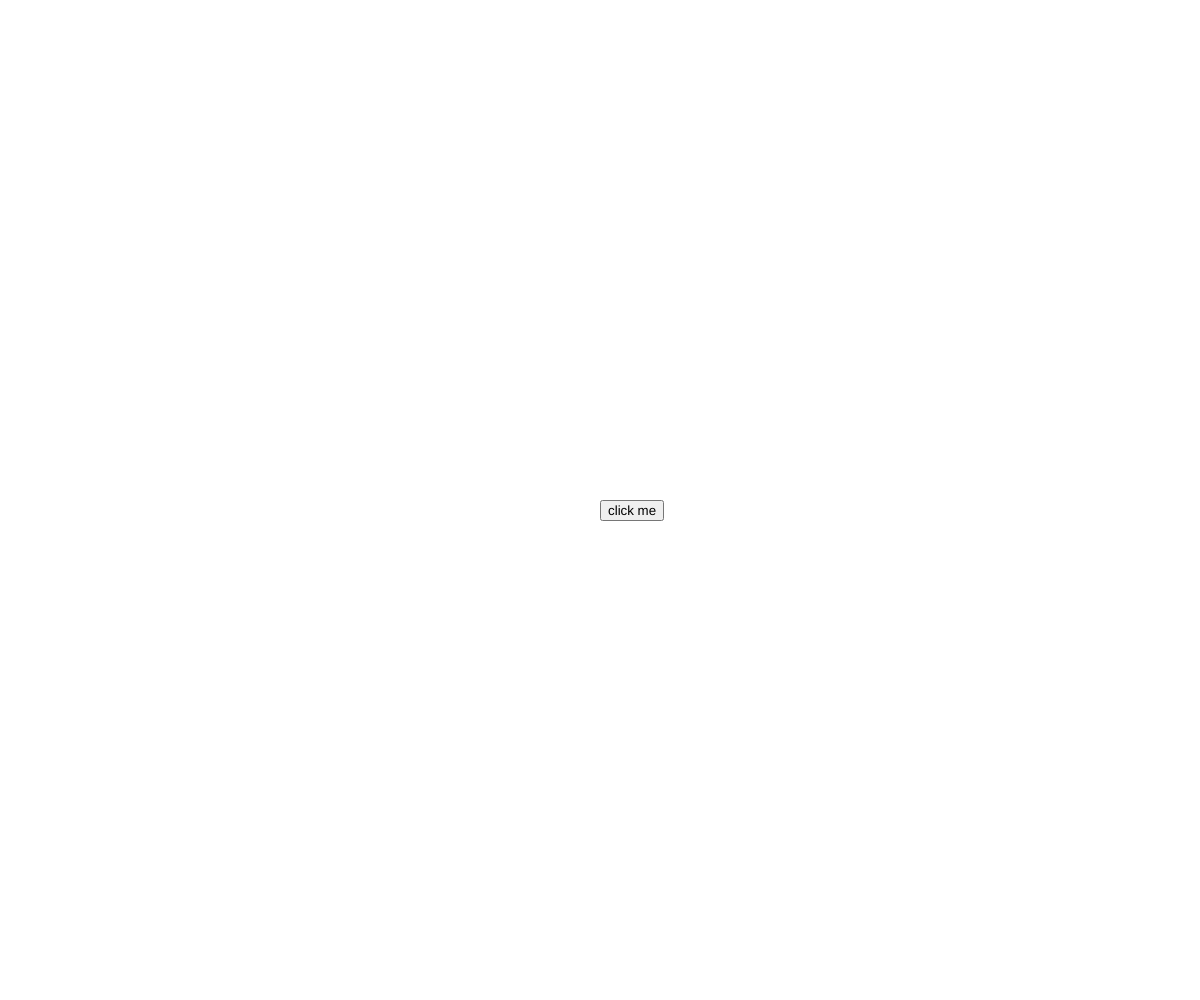
Frame 1 (no input)
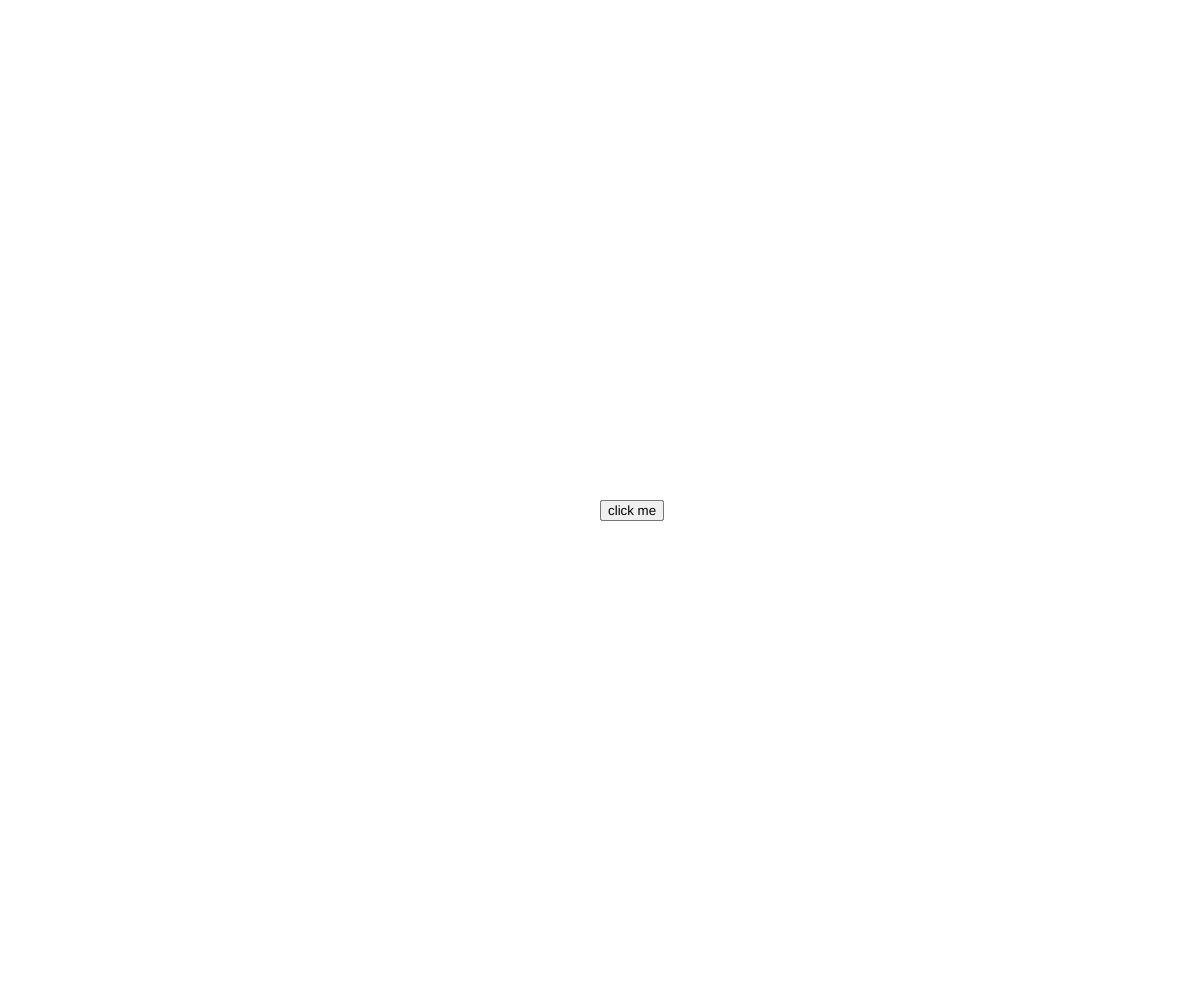
Frame 60 (no input)
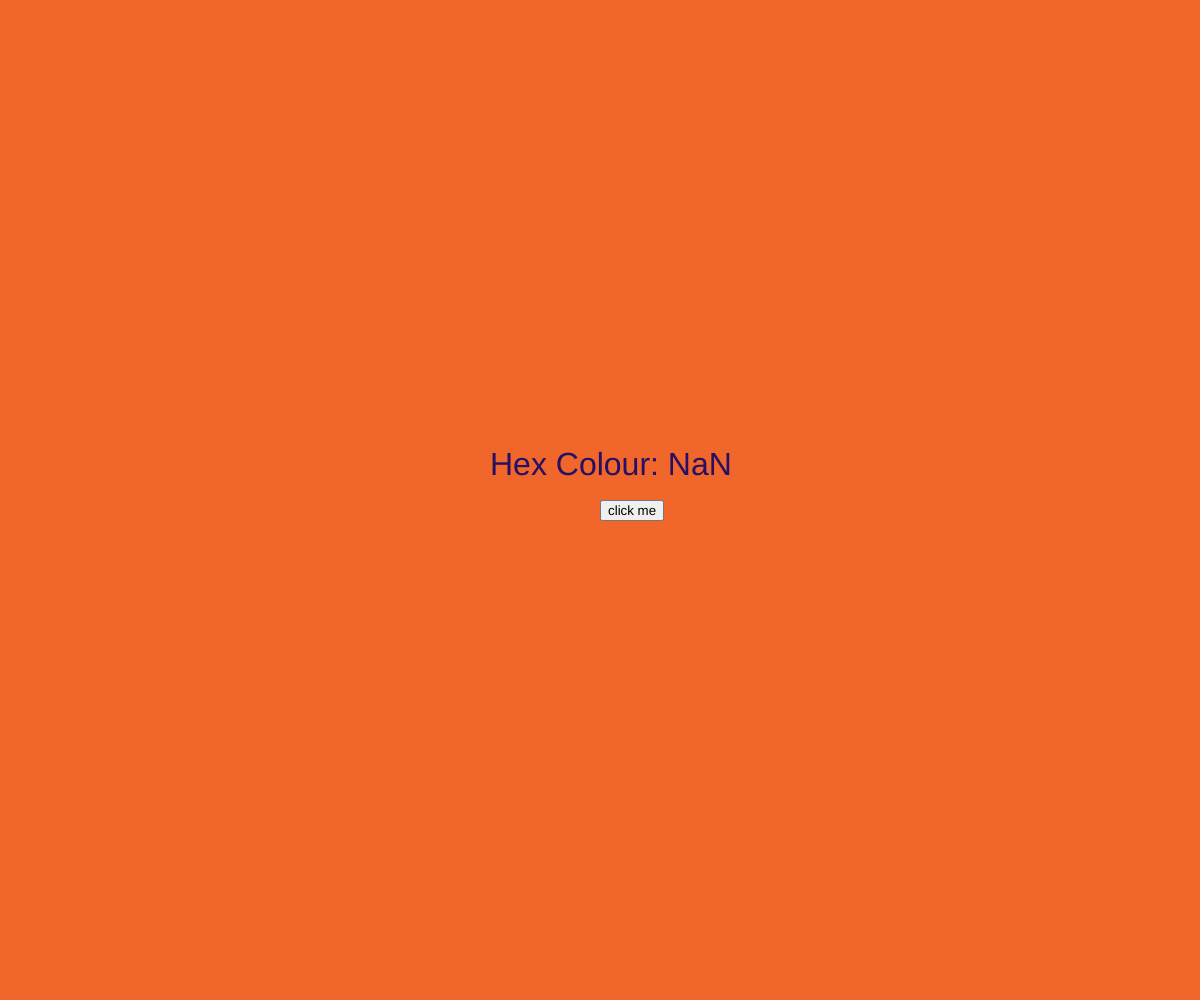
Frame 120 (the mouse pressed at the canvas centre since frame 60)

The p5.js sketch that drew these frames (run headless with seeded random() and noise() and a simulated clock; from frame 60 on, the mouse is pressed at the canvas centre):

// p5.js sketch
// ── sketch.js
let button;
var hx;

function draw() {
  //background(0);
  let button = createButton('click me');
  button.position(windowWidth/2, windowHeight/2)
  button.mousePressed(changeBG);
  fontCol();
}

function setup() {
  createCanvas(windowWidth, windowHeight);
}

function changeBG(){
  let colR = random(255);
  let colG = random(255);
  let colB = random(255);
  background(colR, colG, colB);
  var hx = "#" + hex(colR,2) + hex(colG,2) + hex(colB,2);
  text('Hex Colour:' + ' ' + nf(hx), windowWidth/2 - 110, windowHeight/2 - 25)
  console.log(hx);
}

function fontCol(){
  let fontR = random(255);
  let fontB = random(255);
  let fontG = random(255);

  textSize(32);
  fill(fontR, fontG, fontB);
}
